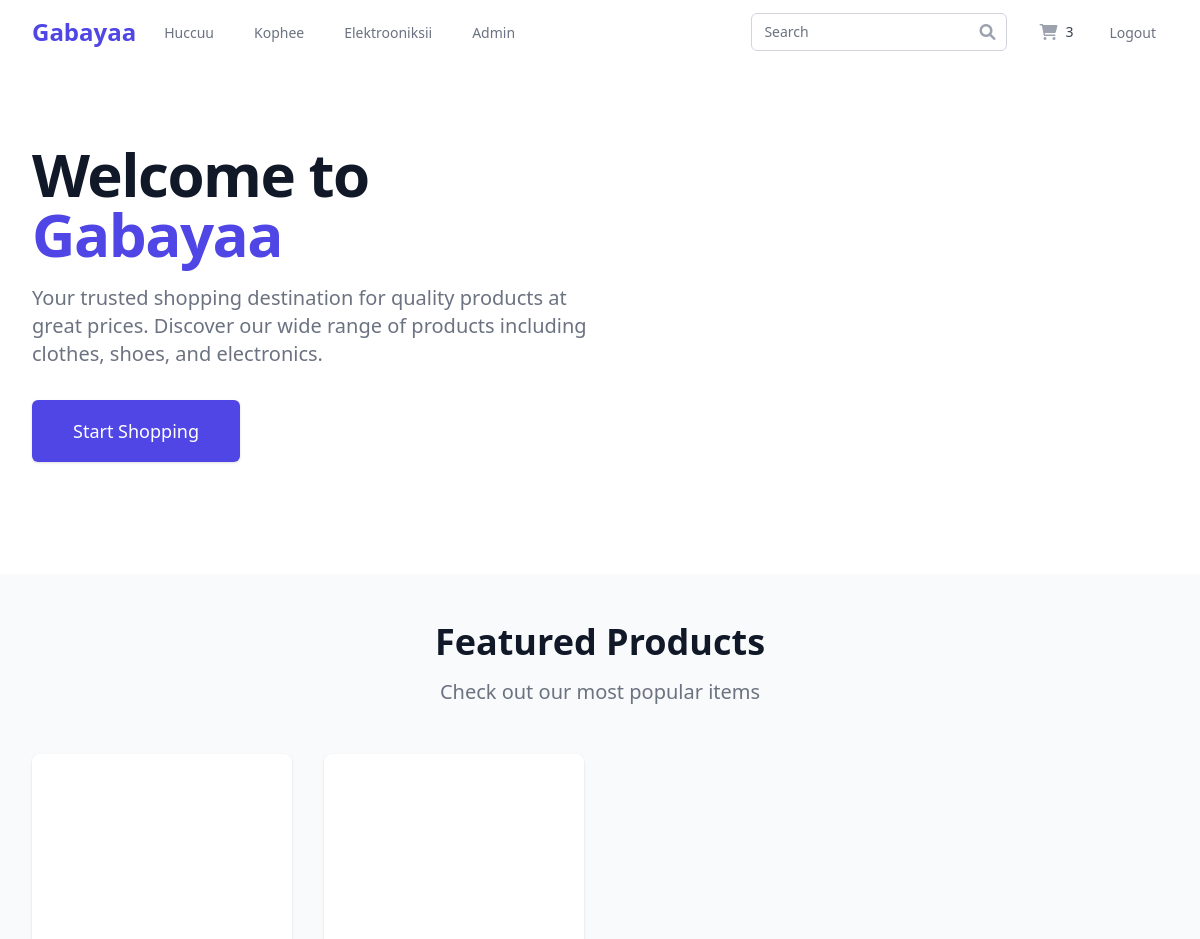
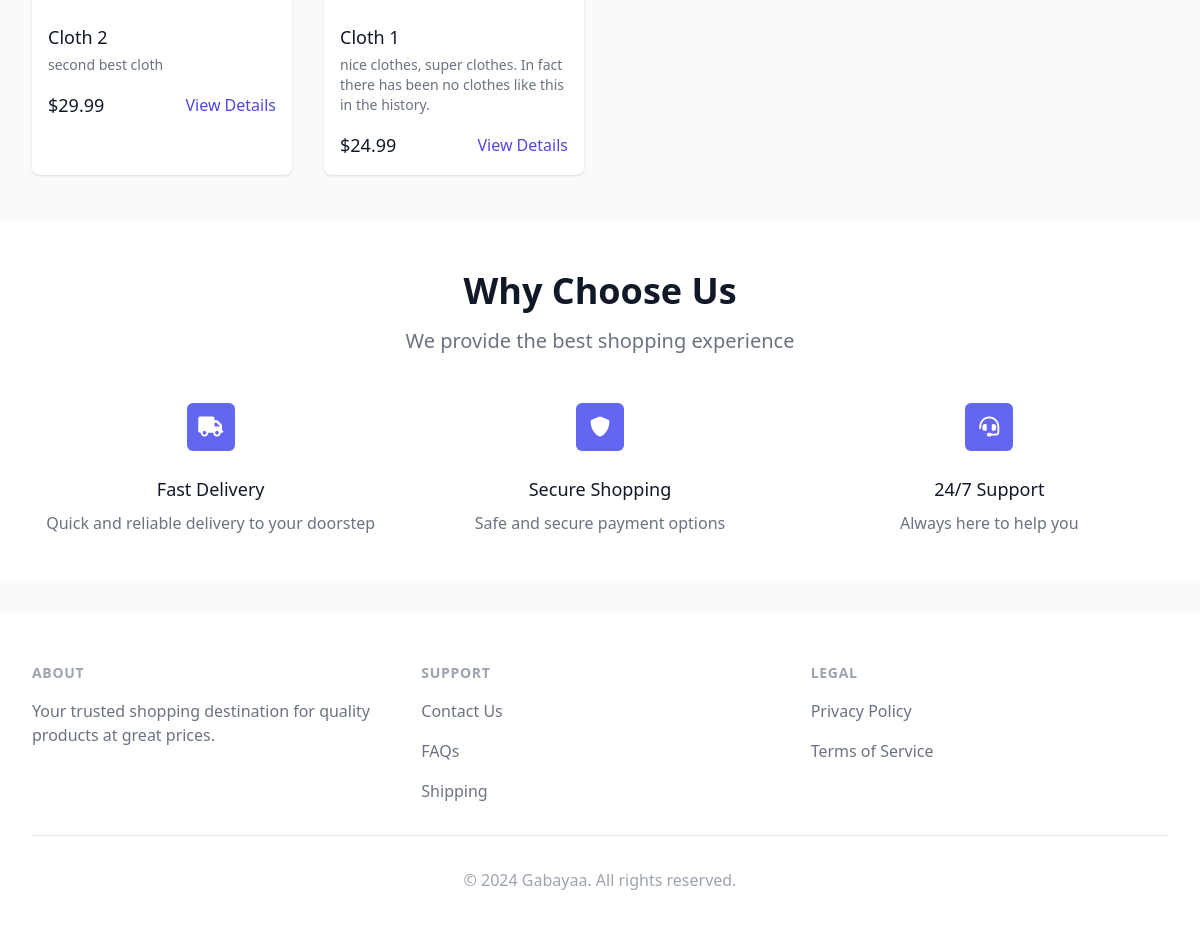
/ (signed in), run on the app's committed database (2 pictures, top to bottom).
### dukkaana/models.py (models this page shows, shortened)
class Cart(models.Model):
    id = models.UUIDField(primary_key=True, default=uuid.uuid4, editable=False)
    user = models.ForeignKey(
        Customer,
        on_delete=models.CASCADE,
        related_name='carts',
        verbose_name=_('user'),
        blank=True,
        null=True,
    )
    session_key = models.CharField(
        max_length=40, null=True, blank=True, db_index=True)
    created_at = models.DateTimeField(_('created at'), auto_now_add=True)
    updated_at = models.DateTimeField(_('updated at'), auto_now=True)
    total_items = models.PositiveIntegerField(_('total items'), default=0)
    transaction_fee = models.DecimalField(
        _('transaction fee'),
        max_digits=10,
        decimal_places=2,
        default=0.00
    )
    total_price = models.DecimalField(
        _('total price'),
        max_digits=10,
        decimal_places=2,
        default=0.00
    )
    promo_code = models.ForeignKey(
        'PromoCode',
        on_delete=models.SET_NULL,
        null=True,
        blank=True,
        related_name='carts',
        verbose_name=_('promo code')
    )
    class Meta:
        verbose_name = _('cart')
        verbose_name_plural = _('carts')
        ordering = ['-created_at']

class Product(models.Model):
    CATEGORY_CHOICES = (
        ('Huccuu', _('Huccuu')),
        ('Kophee', _('Kophee')),
        ('Electrooniksii', _('Electrooniksii')),
    )
    id = models.UUIDField(primary_key=True, default=uuid.uuid4, editable=False)
    category = models.CharField(
        _('category'),
        max_length=20,
        choices=CATEGORY_CHOICES,
        default='Huccuu'
    )
    name = models.CharField(_('name'), max_length=200, default='no name')
    slug = models.SlugField(_('slug'), max_length=200,
                            unique=True, default='no-name')
    price = models.DecimalField(
        _('price'),
        max_digits=10,
        decimal_places=2,
        validators=[MinValueValidator(Decimal('0.01'))],
        default=0.00
    )
    quantity = models.PositiveIntegerField(
        _('quantity'),
        default=1,
        validators=[MinValueValidator(1)]
    )
    description = models.TextField(_('description'), blank=True)
    features = models.TextField(_('features'), blank=True)
    specifications = models.JSONField(
        _('specifications'), default=dict, blank=True)
    is_active = models.BooleanField(_('active'), default=True)
    created_at = models.DateTimeField(_('created at'), auto_now_add=True)
    updated_at = models.DateTimeField(_('updated at'), auto_now=True)
    rating = models.DecimalField(
        _('rating'),
        max_digits=3,
        decimal_places=2,
        default=0.00,
        validators=[MinValueValidator(0), MaxValueValidator(5)]
    )
    review_count = models.PositiveIntegerField(_('review count'), default=0)
    class Meta:
        verbose_name = _('product')
        verbose_name_plural = _('products')
        ordering = ['-created_at']
        indexes = [
            models.Index(fields=['category']),
            models.Index(fields=['name']),
            models.Index(fields=['price']),
            models.Index(fields=['rating']),
        ]

### dukkaana/views/product_views.py (the view)
# urls.py: path('', product_views.home, name='home'),
def home(request):
    try:
        featured_products = Product.objects.filter(
            is_active=True
        ).order_by('-rating', '-created_at')[:8]
        context = {
            'featured_products': featured_products,
        }
        return render(request, 'base.html', context)
    except Exception as e:
        return render(request, 'error.html', {
            'error_message': _('An error occurred while loading the homepage.')
        })

### dukkaana/context_processors.py (called while the page is built, shortened)
def cart_context(request):
    cart = None
    cart_items = []
    total_items = 0
    total_price = 0
    if request.user.is_authenticated:
        try:
            cart = Cart.objects.get(user=request.user)
            cart_items = CartItem.objects.filter(
                cart=cart).select_related('product')
            total_items = sum(item.quantity for item in cart_items)
            total_price = cart.total_price
        except Cart.DoesNotExist:
            pass
    return {
        'cart': cart,
        'cart_items': cart_items,
        'total_items': total_items,
        'total_price': total_price,
    }

### gabayaa/dukkaana/templates/base.html (shortened to what this page needs)
<!DOCTYPE html>
<html lang="en">
  <head>
    <script src="https://cdn.tailwindcss.com"></script>
    <link
      rel="stylesheet"
      href="https://cdnjs.cloudflare.com/ajax/libs/font-awesome/6.0.0/css/all.min.css"
    />
  </head>
  <body class="bg-gray-50 min-h-screen flex flex-col">
    <nav class="bg-white shadow-lg">
      <div class="max-w-7xl mx-auto px-4 sm:px-6 lg:px-8">
        <div class="flex justify-between h-16">
          <div class="flex">
            <div class="flex-shrink-0 flex items-center">
              <a
                href="{% url 'home' %}"
                class="text-2xl font-bold text-indigo-600"
                >Gabayaa</a
              >
            </div>
            <div class="hidden sm:ml-6 sm:flex sm:space-x-8">
              <a
                href="{% url 'cloths' %}"
                class="border-transparent text-gray-500 hover:border-indigo-500 hover:text-indigo-700 inline-flex items-center px-1 pt-1 border-b-2 text-sm font-medium"
              >
                Huccuu
              </a>
              <a
                href="{% url 'shoes' %}"
                class="border-transparent text-gray-500 hover:border-indigo-500 hover:text-indigo-700 inline-flex items-center px-1 pt-1 border-b-2 text-sm font-medium"
              >
                Kophee
              </a>
              <a
                href="{% url 'electronics' %}"
                class="border-transparent text-gray-500 hover:border-indigo-500 hover:text-indigo-700 inline-flex items-center px-1 pt-1 border-b-2 text-sm font-medium"
              >
                Elektrooniksii
              </a>
              {% if user.is_superuser %}
              <a
                href="{% url 'manager' %}"
                class="border-transparent text-gray-500 hover:border-indigo-500 hover:text-indigo-700 inline-flex items-center px-1 pt-1 border-b-2 text-sm font-medium"
              >
                Admin
              </a>
              {% endif %}
            </div>
          </div>
          <div class="flex items-center">
            <form
              action="{% url 'search_results' %}"
              method="GET"
              class="flex-1 flex items-center justify-center px-2 lg:ml-6 lg:justify-end"
            >
              <div class="max-w-lg w-full lg:max-w-xs">
                <div class="relative">
                  <input
                    id="search"
                    name="q"
                    class="block w-full pl-3 pr-10 py-2 border border-gray-300 rounded-md leading-5 bg-white placeholder-gray-500 focus:outline-none focus:placeholder-gray-400 focus:ring-1 focus:ring-indigo-500 focus:border-indigo-500 sm:text-sm"
                    placeholder="Search"
                    type="search"
                  />
                  <div
                    class="absolute inset-y-0 right-0 pr-3 flex items-center pointer-events-none"
                  >
                  </div>
                </div>
              </div>
            </form>
            <div class="ml-4 flow-root lg:ml-6">
              <a
                href="{% url 'cart' %}"
                class="group -m-2 p-2 flex items-center"
              >
                <i
                  class="fas fa-shopping-cart text-gray-400 group-hover:text-gray-500"
                ></i>
                <span
                  class="ml-2 text-sm font-medium text-gray-700 group-hover:text-gray-800"
                  >{{ cart.total_items }}</span
                >
              </a>
            </div>
            {% if user.is_authenticated %}
            <div class="ml-4 flow-root lg:ml-6">
              <a
                href="{% url 'logout_customer' %}"
                class="text-gray-500 hover:text-gray-700 px-3 py-2 rounded-md text-sm font-medium"
                >Logout</a
              >
            </div>
            {% endif %}
          </div>
        </div>
      </div>
    </nav>
    <main class="flex-grow">
       {% block content %}
      <div class="relative bg-white overflow-hidden">
        <div class="max-w-7xl mx-auto">
          <div
            class="relative z-10 pb-8 bg-white sm:pb-16 md:pb-20 lg:max-w-2xl lg:w-full lg:pb-28 xl:pb-32"
          >
            <main
              class="mt-10 mx-auto max-w-7xl px-4 sm:mt-12 sm:px-6 md:mt-16 lg:mt-20 lg:px-8 xl:mt-28"
            >
              <div class="sm:text-center lg:text-left">
                <h1
                  class="text-4xl tracking-tight font-extrabold text-gray-900 sm:text-5xl md:text-6xl"
                >
                  <span class="block xl:inline">Welcome to</span>
                  <span class="block text-indigo-600 xl:inline"> Gabayaa</span>
                </h1>
                <p
                  class="mt-3 text-base text-gray-500 sm:mt-5 sm:text-lg sm:max-w-xl sm:mx-auto md:mt-5 md:text-xl lg:mx-0"
                >
                  Your trusted shopping destination for quality products at
                  great prices. Discover our wide range of products including
                  clothes, shoes, and electronics.
                </p>
                <div
                  class="mt-5 sm:mt-8 sm:flex sm:justify-center lg:justify-start"
                >
                  <div class="rounded-md shadow">
                    <a
                      href="{% url 'cloths' %}"
                      class="w-full flex items-center justify-center px-8 py-3 border border-transparent text-base font-medium rounded-md text-white bg-indigo-600 hover:bg-indigo-700 md:py-4 md:text-lg md:px-10"
                    >
                      Start Shopping
                    </a>
                  </div>
                </div>
              </div>
            </main>
          </div>
        </div>
      </div>
      {% if featured_products %}
      <div class="bg-gray-50 py-12">
        <div class="max-w-7xl mx-auto px-4 sm:px-6 lg:px-8">
          <div class="text-center">
            <h2 class="text-3xl font-extrabold text-gray-900 sm:text-4xl">
              Featured Products
            </h2>
            <p class="mt-3 max-w-2xl mx-auto text-xl text-gray-500 sm:mt-4">
              Check out our most popular items
            </p>
          </div>
          <div
            class="mt-12 grid gap-8 grid-cols-1 sm:grid-cols-2 lg:grid-cols-4"
          >
            {% for product in featured_products %}
            <div class="bg-white overflow-hidden shadow rounded-lg">
              <div class="relative pb-48">
              </div>
              <div class="p-4">
                <h3 class="text-lg font-medium text-gray-900">
                  {{ product.name }}
                </h3>
                <p class="mt-1 text-sm text-gray-500">
                  {{ product.description|truncatewords:20 }}
                </p>
                <div class="mt-4 flex items-center justify-between">
                  <span class="text-lg font-medium text-gray-900"
                    >${{ product.price }}</span
                  >
                  <a
                    href="{% url 'product_info' product.category product.id %}"
                    class="text-indigo-600 hover:text-indigo-500"
                    >View Details</a
                  >
                </div>
              </div>
            </div>
            {% endfor %}
          </div>
        </div>
      </div>
      {% endif %}
      <div class="bg-white py-12">
        <div class="max-w-7xl mx-auto px-4 sm:px-6 lg:px-8">
          <div class="text-center">
            <h2 class="text-3xl font-extrabold text-gray-900 sm:text-4xl">
              Why Choose Us
            </h2>
            <p class="mt-3 max-w-2xl mx-auto text-xl text-gray-500 sm:mt-4">
              We provide the best shopping experience
            </p>
          </div>
          <div
            class="mt-12 grid gap-8 grid-cols-1 sm:grid-cols-2 lg:grid-cols-3"
          >
            <div class="text-center">
              <div
                class="flex items-center justify-center h-12 w-12 rounded-md bg-indigo-500 text-white mx-auto"
              >
                <i class="fas fa-truck text-xl"></i>
              </div>
              <h3 class="mt-6 text-lg font-medium text-gray-900">
                Fast Delivery
              </h3>
              <p class="mt-2 text-base text-gray-500">
                Quick and reliable delivery to your doorstep
              </p>
            </div>
            <div class="text-center">
              <div
                class="flex items-center justify-center h-12 w-12 rounded-md bg-indigo-500 text-white mx-auto"
              >
                <i class="fas fa-shield-alt text-xl"></i>
              </div>
              <h3 class="mt-6 text-lg font-medium text-gray-900">
                Secure Shopping
              </h3>
              <p class="mt-2 text-base text-gray-500">
                Safe and secure payment options
              </p>
            </div>
            <div class="text-center">
              <div
                class="flex items-center justify-center h-12 w-12 rounded-md bg-indigo-500 text-white mx-auto"
              >
                <i class="fas fa-headset text-xl"></i>
              </div>
              <h3 class="mt-6 text-lg font-medium text-gray-900">
                24/7 Support
              </h3>
              <p class="mt-2 text-base text-gray-500">
                Always here to help you
              </p>
            </div>
          </div>
        </div>
      </div>
      {% endblock %}
    </main>
    <footer class="bg-white mt-8">
      <div class="max-w-7xl mx-auto py-12 px-4 sm:px-6 lg:px-8">
        <div class="grid grid-cols-1 md:grid-cols-3 gap-8">
          <div>
            <h3
              class="text-sm font-semibold text-gray-400 tracking-wider uppercase"
            >
              About
            </h3>
            <p class="mt-4 text-base text-gray-500">
              Your trusted shopping destination for quality products at great
              prices.
            </p>
          </div>
          <div>
            <h3
              class="text-sm font-semibold text-gray-400 tracking-wider uppercase"
            >
              Support
            </h3>
            <ul class="mt-4 space-y-4">
              <li>
                <a href="#" class="text-base text-gray-500 hover:text-gray-900"
                  >Contact Us</a
                >
              </li>
              <li>
                <a href="#" class="text-base text-gray-500 hover:text-gray-900"
                  >FAQs</a
                >
              </li>
              <li>
                <a href="#" class="text-base text-gray-500 hover:text-gray-900"
                  >Shipping</a
                >
              </li>
            </ul>
          </div>
          <div>
            <h3
              class="text-sm font-semibold text-gray-400 tracking-wider uppercase"
            >
              Legal
            </h3>
            <ul class="mt-4 space-y-4">
              <li>
                <a href="#" class="text-base text-gray-500 hover:text-gray-900"
                  >Privacy Policy</a
                >
              </li>
              <li>
                <a href="#" class="text-base text-gray-500 hover:text-gray-900"
                  >Terms of Service</a
                >
              </li>
            </ul>
          </div>
        </div>
        <div class="mt-8 border-t border-gray-200 pt-8">
          <p class="text-base text-gray-400 text-center">
            &copy; 2024 Gabayaa. All rights reserved.
          </p>
        </div>
      </div>
    </footer>
  </body>
</html>

### data on the page
Cart: total_items "3"
Product: name "Cloth 2", description "second best cloth", price "29.99"
Product: name "Cloth 1", description "nice clothes, super clothes. In fact there has been no clothes like this in the history.", price "24.99"
